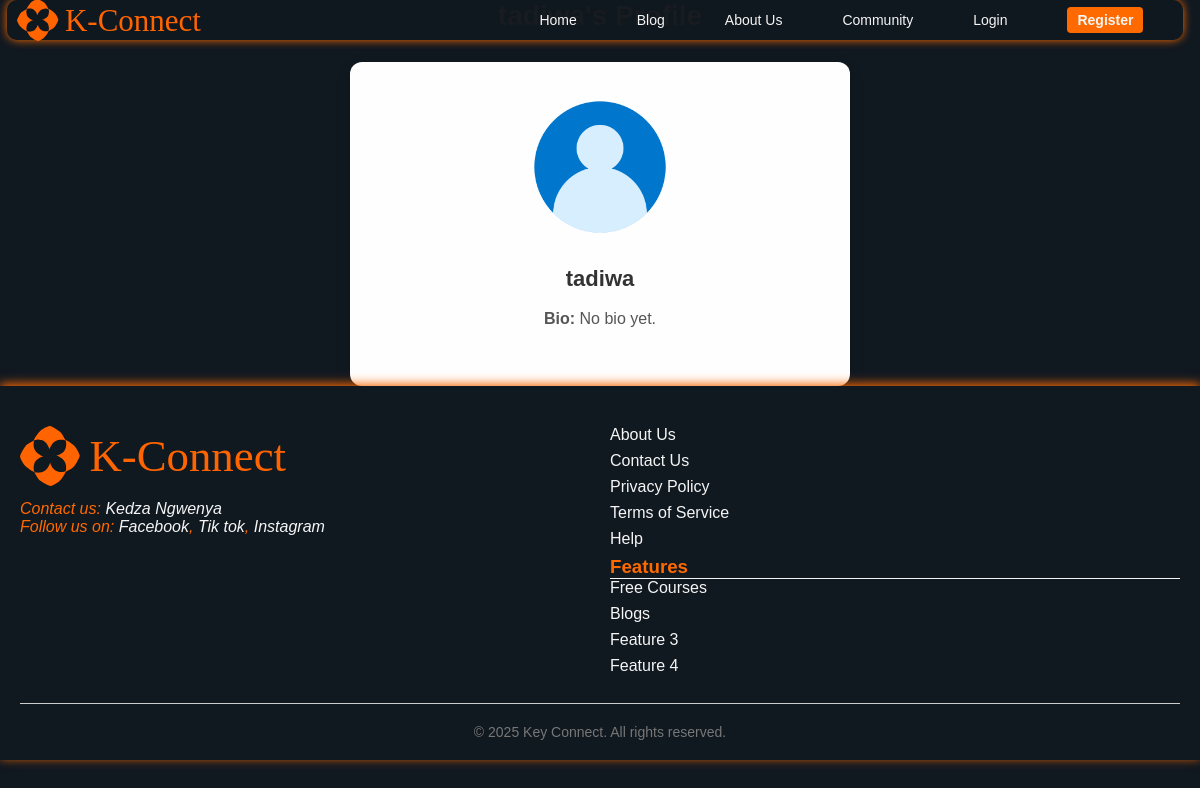
Page /profile/5/ on the earlier database version.
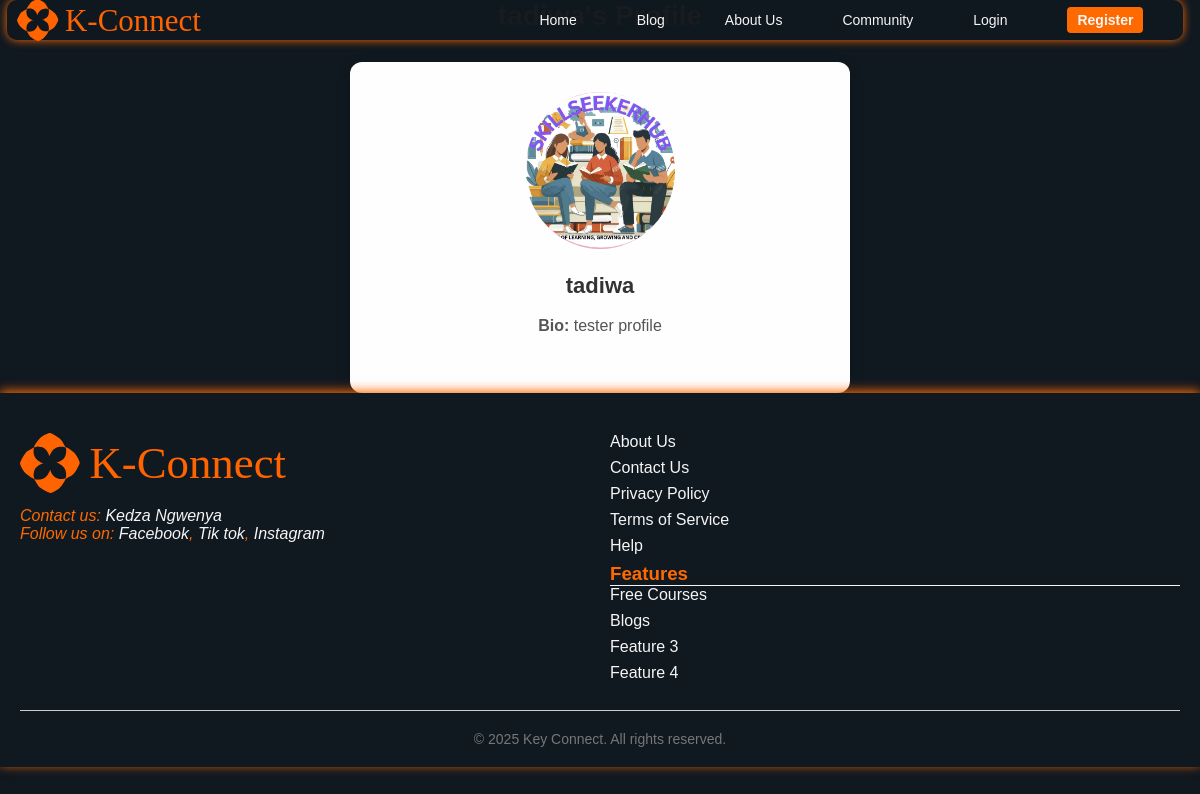
Same page on the later database version.
### keyConnectapp/models.py (models this page shows, shortened)
class Profile(models.Model):
    user = models.OneToOneField(settings.AUTH_USER_MODEL, on_delete=models.CASCADE)
    display_name = models.CharField(max_length=100, blank=True)
    avatar = models.ImageField(upload_to="avatars/", blank=True, null=True)
    bio = models.TextField(blank=True)
    personal_details = models.TextField(blank=True)  # Additional personal info

### keyConnectapp/views.py (the view)
# urls.py: path('profile/<int:user_id>/', views.profile_view, name='profile'),
def profile_view(request, user_id):
    user_obj = get_object_or_404(User, id=user_id)
    profile = Profile.objects.filter(user=user_obj).first()
    blogs = getattr(user_obj, "blogs", None)
    blogs = blogs.all()[:6] if blogs else []
    return render(request, "keyConnectapp/profile.html", {
        "profile_user": user_obj,
        "profile": profile,
        "blogs": blogs,
    })

### keyConnectapp/context_processors.py (called while the page is built)
def user_profile(request):
    if request.user.is_authenticated:
        try:
            profile = Profile.objects.get(user=request.user)
        except Profile.DoesNotExist:
            profile = None
    else:
        profile = None
    return {'nav_profile': profile}

### keyConnectapp/templates/keyConnectapp/profile.html (shortened to what this page needs)
{% extends "base.html" %}
{% load static %}
{% block content %}
<h2 class="profile-page__title">{{ profile_user.username }}'s Profile</h2>
<div class="profile-page__info">
    {% if profile and profile.avatar %}
        <img src="{{ profile.avatar.url }}" alt="{{ profile.display_name }}" class="profile-page__avatar" />
    {% else %}
        <img src="{% static 'keyConnectapp/images/default_avatar.png' %}" alt="Default avatar" class="profile-page__avatar" />
    {% endif %}
    <h3 class="profile-page__display-name">{{ profile.display_name|default:profile_user.username }}</h3>
    <p class="profile-page__bio"><strong>Bio:</strong> {{ profile.bio|linebreaksbr|default:"No bio yet." }}</p>
</div>
{% endblock %}

Differences in the rows shown:
changed Profile "tadiwa": avatar: picture added; bio "No bio yet." → "tester profile"
